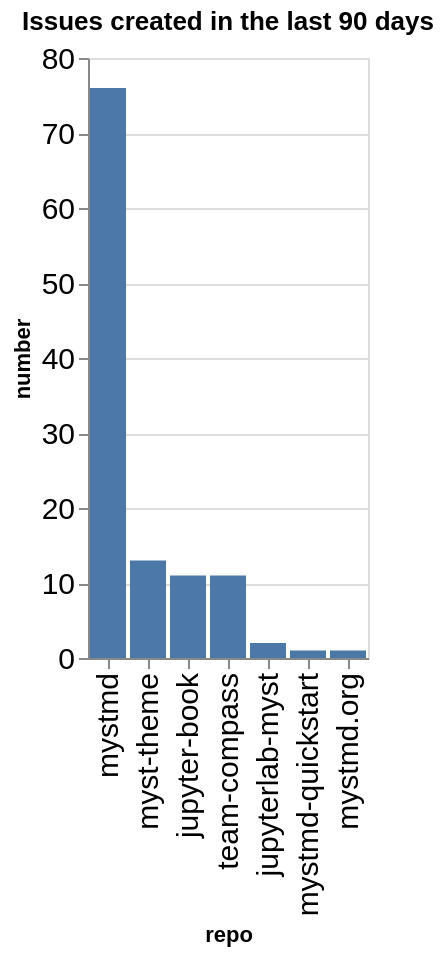

The notebook cell saved with this chart:
### Code cell
created_counts = created.groupby(['org', 'repo']).count()['number'].reset_index()
created_counts['org/repo'] = created_counts.apply(lambda a: a['org'] + '/' + a['repo'], axis=1)
sorted_vals = created_counts.sort_values(['org', 'number'], ascending=False)['repo'].values
alt.Chart(data=created_counts, title=f"Issues created in the last {n_days} days").mark_bar().encode(
    x=alt.X('repo', sort=alt.Sort(sorted_vals.tolist())),
    y='number',
)

### Figure 1 — Vega-Lite specification as saved in the notebook (floating-point values rounded to 4 significant figures)
{"config": {"axisLeft": {"labelFontSize": 15}, "axisBottom": {"labelFontSize": 15}}, "data": {"name": "data-c41dca305513a86e4161f636a8eb7da8"}, "mark": {"type": "bar"}, "encoding": {"x": {"field": "repo", "sort": ["mystmd", "myst-theme", "jupyter-book", "team-compass", "jupyterlab-myst", "mystmd-quickstart", "mystmd.org"], "type": "nominal"}, "y": {"field": "number", "type": "quantitative"}}, "title": "Issues created in the last 90 days", "$schema": "https://vega.github.io/schema/vega-lite/v5.20.1.json", "datasets": {"data-c41dca305513a86e4161f636a8eb7da8": [{"org": "jupyter-book", "repo": "jupyter-book", "number": 11, "org/repo": "jupyter-book/jupyter-book"}, {"org": "jupyter-book", "repo": "jupyterlab-myst", "number": 2, "org/repo": "jupyter-book/jupyterlab-myst"}, {"org": "jupyter-book", "repo": "myst-theme", "number": 13, "org/repo": "jupyter-book/myst-theme"}, {"org": "jupyter-book", "repo": "mystmd", "number": 76, "org/repo": "jupyter-book/mystmd"}, {"org": "jupyter-book", "repo": "mystmd-quickstart", "number": 1, "org/repo": "jupyter-book/mystmd-quickstart"}, {"org": "jupyter-book", "repo": "mystmd.org", "number": 1, "org/repo": "jupyter-book/mystmd.org"}, {"org": "jupyter-book", "repo": "team-compass", "number": 11, "org/repo": "jupyter-book/team-compass"}]}}
